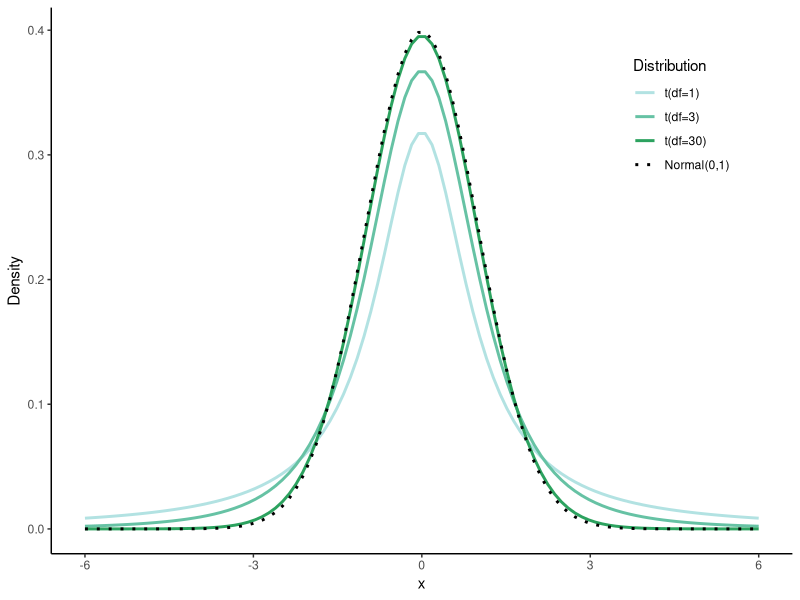
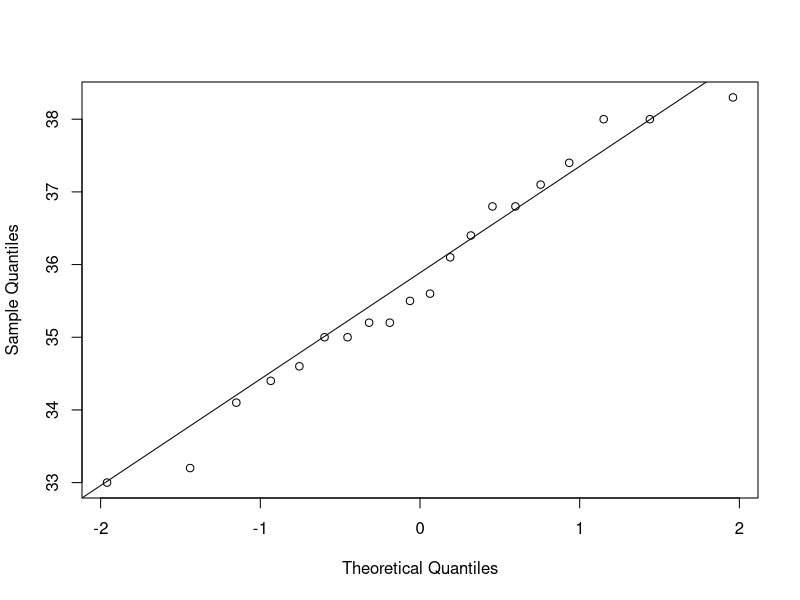
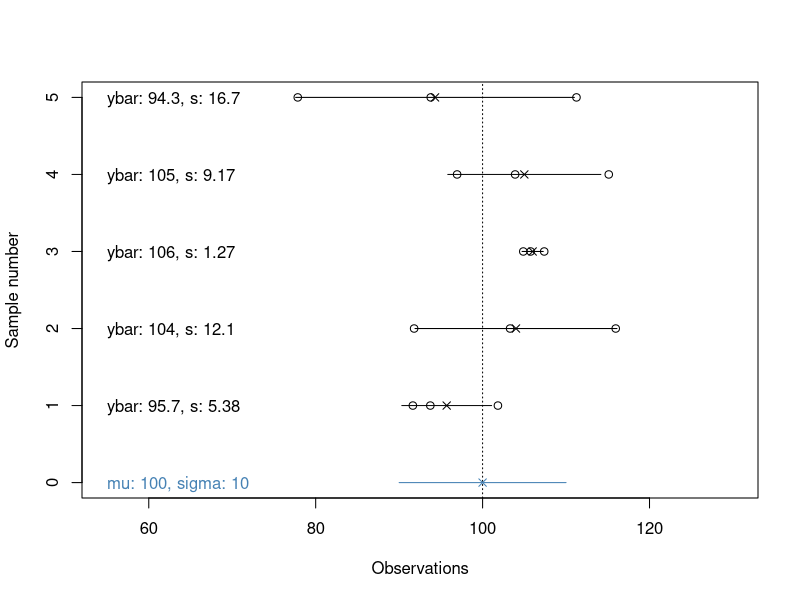
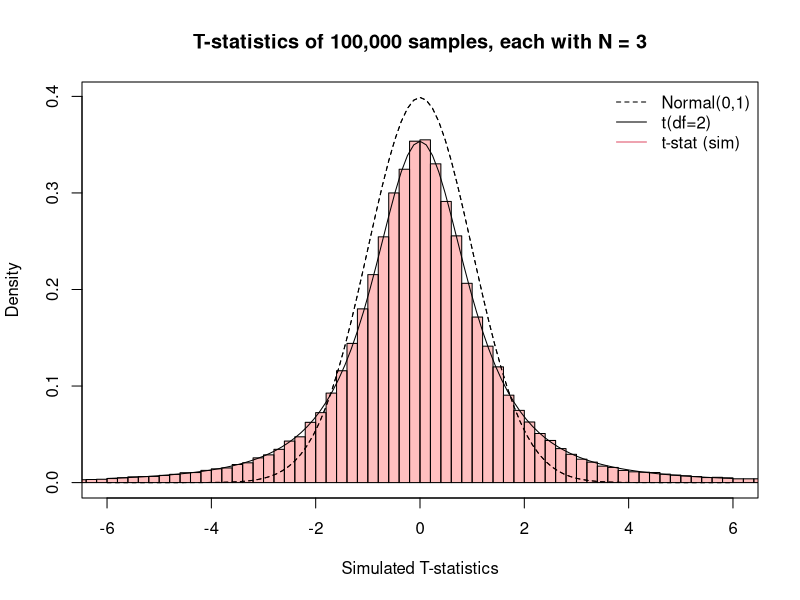
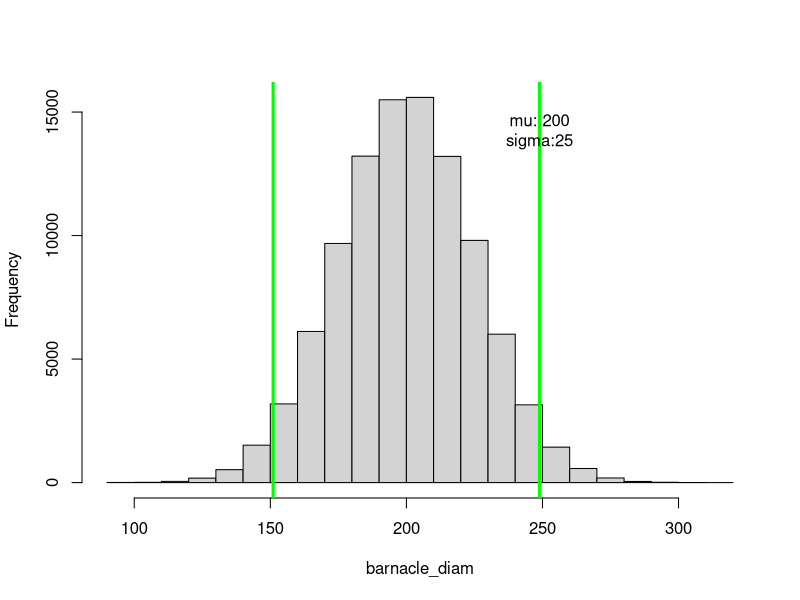
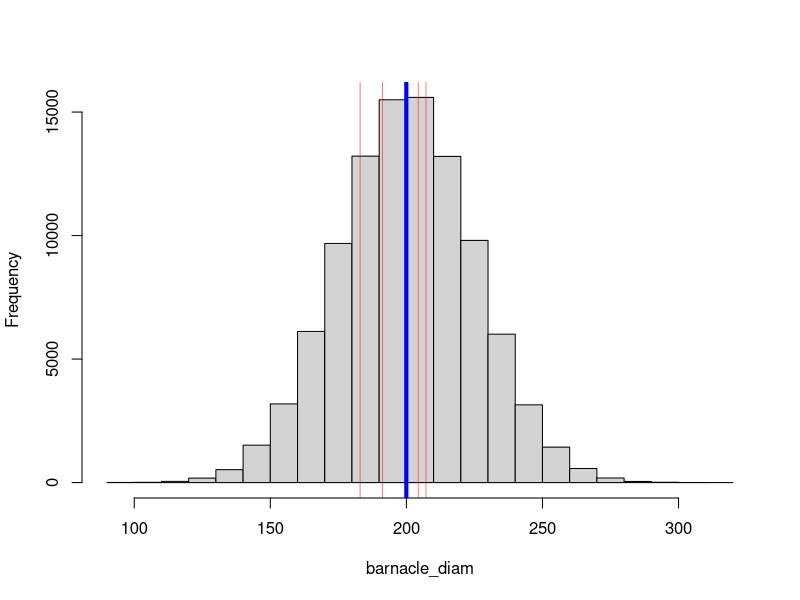
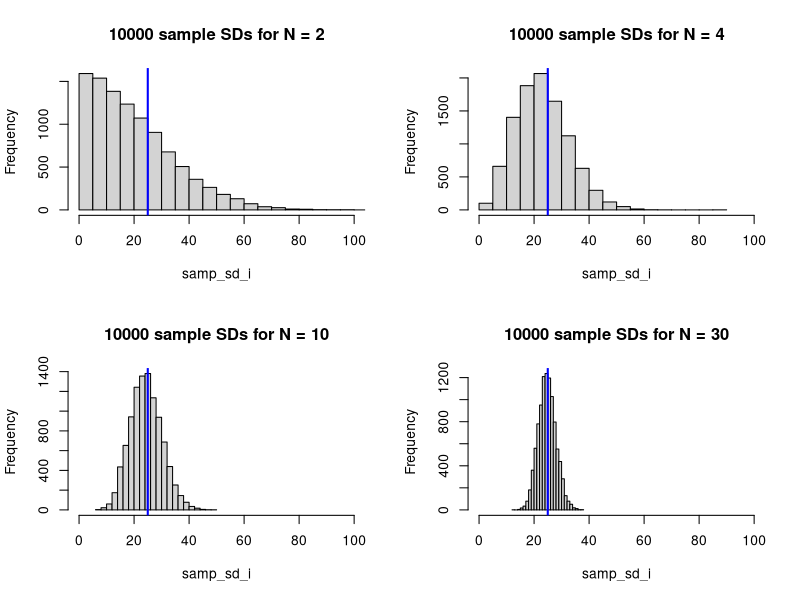
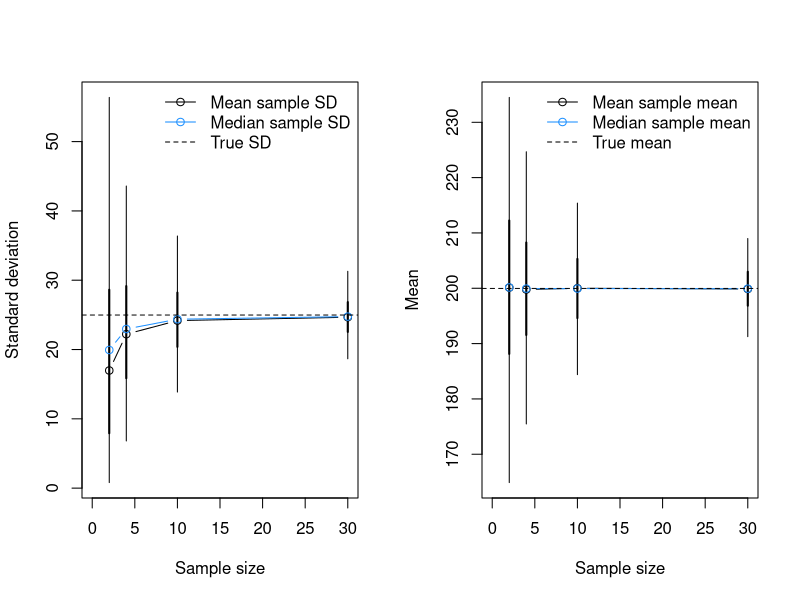

These charts were generated, in order, by the following R code:
## ---- chunk 1
#| message: false
#| warning: false

library(tidyverse)
library(readxl)
set.seed(2025)
## ---- chunk 2
#| label: fig-t_vs_norm
#| fig-cap: "Comparison of different t-distributions (note that at df=30, the distribution is nearly identical to the normal distribution)."
#| message: false
#| warning: false
#| fig-width: 4
#| fig-height: 3
#| code-fold: true

t_Norm.df <- tibble(
  x = seq(-6, 6, length.out = 100),
  Norm = dnorm(x),
  t01 = dt(x, 1),
  t03 = dt(x, 3),
  t30 = dt(x, 30)
) |>
  pivot_longer(2:5, names_to = "distr", values_to = "Density") |>
  mutate(Distribution = factor(distr,
    levels = c("t01", "t03", "t30", "Norm"),
    labels = c("t(df=1)", "t(df=3)", "t(df=30)", "Normal(0,1)")
  ))

ggplot(t_Norm.df, aes(x, Density, colour = Distribution, linetype = Distribution)) +
  geom_line(linewidth = 1) +
  scale_colour_manual(values = c(RColorBrewer::brewer.pal(5, "BuGn")[2:4], "black")) +
  scale_linetype_manual(values = c(1, 1, 1, 3)) +
  theme_classic() +
  theme(legend.position = c(0.85, 0.8))
## ---- chunk 3
cod_df <- read_excel("data/H2DS_practicalData.xlsx", sheet = "Cod lengths")
str(cod_df)
## ---- chunk 4
#| label: fig-cod_qq
#| fig-cap: "QQ-plot for the sample of cod."
#| fig-width: 4
#| fig-height: 4

qqnorm(cod_df$CodLength_cm, main = NULL)
qqline(cod_df$CodLength_cm)
## ---- chunk 5
#| code-fold: true
cod_df |>
  summarise(mean=mean(CodLength_cm),
            sd=sd(CodLength_cm),
            N=n(),
            SEM=sd(CodLength_cm)/sqrt(N))

## ---- chunk 6
#| code-fold: true
ybar <- mean(cod_df$CodLength_cm)
SEM <- sd(cod_df$CodLength_cm) / sqrt(length(cod_df$CodLength_cm))
T_stat <- (ybar - 36.6) / SEM
round(T_stat, 2)
## ---- chunk 7
#| code-fold: true
pt(T_stat, df=19) |> round(5)
## ---- chunk 8
#| code-fold: true
t.test(cod_df$CodLength_cm, mu = 36.6, alternative = "less")
## ---- chunk 9
#| label: fig-repeatSamples
#| fig-cap: "Repeated samples from a normal distribution. Open points are observations in the sample, with 'x' giving the mean and lines showing 1 sd."
#| fig-width: 8
#| fig-height: 4

# set simulation details and population parameters
num_samples <- 5
sample_size <- 3
mu <- 100
sigma <- 10

# initialize plot
set.seed(1)
xlims <- c(mu-4.5*sigma, mu+3*sigma)
plot(NA, NA, xlim=xlims, ylim=c(0,num_samples),
     xlab="Observations", ylab="Sample number")
abline(v=mu, lty=3)
points(mu, 0, pch=4, col="steelblue")
segments(mu-sigma, 0, mu+sigma, 0, col="steelblue")
text(x=xlims[1], y=0, adj=c(0,0.5), col="steelblue", 
     labels=paste0("mu: ", mu, ", sigma: ", sigma))

# repeatedly sample
for (i in 1:num_samples) {
  sample_i <- rnorm(n = sample_size, mean = mu, sd = sigma)
  sample_mean <- signif(mean(sample_i), 3)
  sample_sd <- signif(sd(sample_i), 3)
  # add to plot
  points(sample_i, rep(i, sample_size))
  points(sample_mean, i, pch=4)
  segments(sample_mean-sample_sd, i, sample_mean+sample_sd, i)
  text(x=xlims[1], y=i, adj=c(0,0.5),
       paste0("ybar: ", sample_mean, ", s: ", sample_sd))
}
## ---- chunk 10
#| label: fig-t_stat_hist
#| fig-cap: "Histogram of 100,000 T-statistics calculated from 100,000 samples, along with the corresponding theoretical t-distribution (solid line) and a standard normal (dotted line)."
#| fig-width: 6
#| fig-height: 4

mu <- 10 # population mean
sigma <- 10 # population sd
num_samples <- 1e5 # number of samples
sample_size <- 3 # size of each sample
T_sample <- numeric(num_samples) # sample t statistics

# for each repeat: draw a sample, calculate SE and T, and store T in T_sample
for(i in 1:num_samples) {
  sample_i <- rnorm(sample_size, mu, sigma)
  sample_SEM <- sd(sample_i) / sqrt(sample_size)
  T_sample[i] <- (mean(sample_i) - mu) / (sample_SEM)
}

curve(dnorm(x, 0, 1), from = -6, to = 6, lty = 2, 
      xlab = "Simulated T-statistics", ylab = "Density",
      main = paste("T-statistics of", 
                   format(num_samples, big.mark=",", scientific=F), 
                   "samples, each with N =", sample_size))
hist(T_sample, freq = F, add = T, col = rgb(1, 0, 0, 0.25), 
     breaks = seq(floor(min(T_sample)), ceiling(max(T_sample)), by=0.2))
curve(dnorm(x, 0, 1), from = -6, to = 6, add = T, lty = 2)
curve(dt(x, sample_size - 1), from = -6, to = 6, add = T)
legend("topright", lty = c(2, 1, 1), col = c(1, 1, 2), bty = "n",
       c("Normal(0,1)", paste0("t(df=", sample_size-1, ")"), "t-stat (sim)"))
## ---- chunk 11
#| label: fig-ci_examp1
#| fig-cap: "Histogram of a simulated barnacle population with 2.5\\% and 97.5\\% quantiles."
#| fig-width: 5
#| fig-height: 4

# barnacle population meta-details
pop_size <- 100000  # number of barnacles in the population
barnacle_mu <- 200
barnacle_sigma <- 25

# the full population:
barnacle_diam <- rnorm(pop_size, mean = barnacle_mu, sd = barnacle_sigma)
mu <- mean(barnacle_diam)
sigma <- sd(barnacle_diam)

# histogram of the population with middle 95% shown
hist(barnacle_diam, main = NULL)
Q95 <- quantile(barnacle_diam, c(0.025, 0.975))
abline(v = Q95, col = "green", lwd = 3)
text(x=Q95[2], y=pop_size/7, 
     labels=paste0("mu: ", round(mu, 1), "\nsigma:", round(sigma, 1)))
## ---- chunk 12
#| label: fig-ci_examp2
#| fig-cap: "Histogram of the barnacle population showing location of 4 sample means (red lines), each with N = 5. The blue line shows the true population mean mu."
#| fig-width: 5
#| fig-height: 4

hist(barnacle_diam, main = NULL)
sample_size <- 5
num_samples <- 4
abline(v = mu, col = "blue", lwd = 4)

for (i in 1:num_samples) {
  sample_i <- sample(barnacle_diam, size = sample_size)
  print(sample_i)
  abline(v = mean(sample_i), col = "red", lwd = 0.5)
}
## ---- chunk 13
#| label: fig-sd_N_hist
#| fig-cap: "Histograms of sample standard deviations from repeated samples of the same barnacle population. The true population standard deviation is shown in blue."
#| fig-width: 8
#| fig-height: 6
#| code-fold: true

par(mfrow=c(2,2))
# sim_df will hold the sample sizes N, and the median and mean sample sd's 
num_samples <- 1e4
sim_df <- data.frame(N=c(2, 4, 10, 30),
                     sd_median=NA, sd_mean=NA,
                     sd_q025=NA, sd_q25=NA, sd_q75=NA, sd_q975=NA,
                     mn_median=NA, mn_mean=NA,
                     mn_q025=NA, mn_q25=NA, mn_q75=NA, mn_q975=NA) 

# for each sample size N, draw a sample and store its mean and sd
# repeat this num_samples times
# plot a histogram of the sample sd's, then store the mean and median
for (i in 1:nrow(sim_df)) {
  samp_sd_i <- numeric(num_samples) 
  samp_mn_i <- numeric(num_samples) 
  for (j in 1:num_samples) { 
    sample_ij <- sample(barnacle_diam, size = sim_df$N[i])
    samp_sd_i[j] <- sd(sample_ij)
    samp_mn_i[j] <- mean(sample_ij)
  }
  hist(samp_sd_i, main = paste(num_samples, "sample SDs for N =", sim_df$N[i]), 
       breaks = 20, xlim = c(0, 100))
  abline(v = sigma, col = "blue", lwd = 2)
  sim_df[i, 2:13] <- c(median(samp_sd_i), mean(samp_sd_i),
                       quantile(samp_sd_i, probs = c(0.025, 0.25, 0.75, 0.975)),
                       median(samp_mn_i), mean(samp_mn_i),
                       quantile(samp_mn_i, probs = c(0.025, 0.25, 0.75, 0.975)))
}
## ---- chunk 14
#| label: fig-sd_N_lines
#| fig-cap: "Mean (black), median (blue), and 50\\% and 95\\% quantiles (vertical lines) for (left) sample standard deviations at each sample size compared to the true population standard deviation (dotted line) or for the (right) sample means."
#| fig-width: 9
#| fig-height: 5
#| code-fold: true

par(mfrow=c(1,2))
plot(sim_df$N, sim_df$sd_median,
  xlim = c(0, 30), ylim = range(c(sim_df[,2:7], sigma)),
  type = "b", xlab = "Sample size", ylab = "Standard deviation"
)
segments(sim_df$N, sim_df$sd_q25, sim_df$N, sim_df$sd_q75, lwd=2)
segments(sim_df$N, sim_df$sd_q025, sim_df$N, sim_df$sd_q975)
lines(sim_df$N, sim_df$sd_mean, type = "b", col = "dodgerblue")
abline(h = sigma, lty = 2)
legend("topright", c("Mean sample SD", "Median sample SD", "True SD"),
  col = c("black", "dodgerblue", "black"),
  lty = c(1, 1, 2), pch = c(1, 1, NA), bty = "n"
)
plot(sim_df$N, sim_df$mn_median,
  xlim = c(0, 30), ylim = range(c(sim_df[,8:13], mu)),
  type = "b", xlab = "Sample size", ylab = "Mean"
)
segments(sim_df$N, sim_df$mn_q25, sim_df$N, sim_df$mn_q75, lwd=2)
segments(sim_df$N, sim_df$mn_q025, sim_df$N, sim_df$mn_q975)
lines(sim_df$N, sim_df$mn_mean, type = "b", col = "dodgerblue")
abline(h = mu, lty = 2)
legend("topright", c("Mean sample mean", "Median sample mean", "True mean"),
  col = c("black", "dodgerblue", "black"),
  lty = c(1, 1, 2), pch = c(1, 1, NA), bty = "n"
)
## ---- chunk 15
#| label: fig-ci_examp3
#| fig-cap: "Histogram illustrating the barnacle population with population mean (blue) and sample means with 95\\% CIs (red) repeated across 5 samples."
#| fig-width: 5
#| fig-height: 4

num_samples <- 5
sample_size <- 3

# plot population
hist(barnacle_diam, 
     xlim = c(barnacle_mu-6*barnacle_sigma, barnacle_mu+6*barnacle_sigma), 
     ylim = c(0, length(barnacle_diam)/6),
     main = NULL, 
     col = "grey90", border = "grey50", xlab = "Barnacle diameter")
abline(v = mu, col = "blue", lwd = 2)
y_pos <- seq(0, length(barnacle_diam)/6, length.out=num_samples)

# draw samples, calculate mean and 95% CIs, and plot them
for (i in 1:num_samples) {
  sample_i <- sample(barnacle_diam, size = sample_size)
  points(x = mean(sample_i), y = y_pos[i], col = "red", pch = 16, cex = 0.75)
  sample_ci <- c(
    mean(sample_i) + qt(0.025, (sample_size - 1)) * (sd(sample_i) / sqrt(sample_size)),
    mean(sample_i) + qt(0.975, (sample_size - 1)) * (sd(sample_i) / sqrt(sample_size))
  )
  arrows(sample_ci[1], y_pos[i], sample_ci[2], y_pos[i], 
         col = "red", code = 3, angle = 90, length=0.05)
}
## ---- chunk 16
barnacle_sample <- sample(barnacle_diam, size=10)
examp_ttest <- t.test(barnacle_sample, conf.level=0.89) # 89% CIs
examp_ttest
# Or just the confidence intervals:
examp_ttest$conf.int
## ---- chunk 17
#| label: fig-ci_v_N
#| fig-cap: "Confidence interval size vs. sample size."
#| fig-width: 6
#| fig-height: 4
#| code-fold: true

num_samples <- 10
sample_sizes <- c(2, 5, 10)

CI_df <- expand_grid(N=sample_sizes,
                     sample_id=1:num_samples) |>
  rowwise() |>
  mutate(obs=list(sample(barnacle_diam, N)),
         mn=mean(obs),
         ci_lo=t.test(obs)$conf.int[1],
         ci_hi=t.test(obs)$conf.int[2]) |>
  ungroup() |>
  mutate(N=factor(N, levels=unique(N), labels=paste("N =", sample_sizes)))
ggplot(CI_df, aes(mn, sample_id, xmin=ci_lo, xmax=ci_hi, colour=N)) +
  geom_vline(xintercept=barnacle_mu, colour="cadetblue") + 
  geom_point(size=1.5) + 
  geom_errorbarh(height=0.15) + 
  facet_wrap(~N, ncol=1, scales="free_y", strip.position="left") + 
  labs(x="Sample mean and 95% confidence interval") +
  theme_bw() + 
  theme(axis.text.y=element_blank(), 
        axis.ticks.y=element_blank(),
        axis.title.y=element_blank(),
        legend.position="none",
        panel.grid.minor=element_blank())
